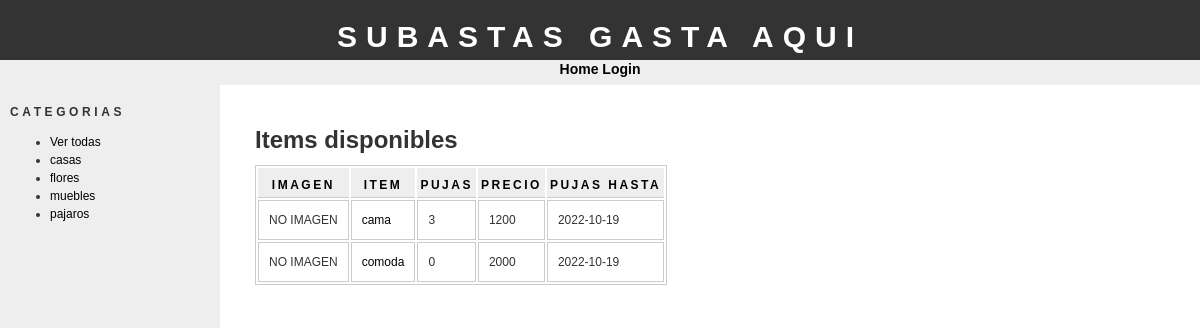
The page /index.php?id=3 on the database its author committed.
### tables this page shows
CREATE TABLE IF NOT EXISTS `categorias` (
  `id` int(11) NOT NULL AUTO_INCREMENT,
  `categoria` varchar(30) NOT NULL,
  PRIMARY KEY (`id`),
  UNIQUE KEY `index_categoria` (`id`)
);

CREATE TABLE IF NOT EXISTS `items` (
  `id` int(11) NOT NULL AUTO_INCREMENT,
  `id_cat` int(11) NOT NULL,
  `id_user` int(11) NOT NULL,
  `nombre` varchar(50) NOT NULL,
  `preciopartida` float NOT NULL,
  `descripcion` varchar(200) NOT NULL,
  `fechafin` date NOT NULL,
  PRIMARY KEY (`id`),
  KEY `FK_ITEMS_CATEGORIA` (`id_cat`),
  KEY `FK_ITEMS_USUARIOS` (`id_user`)
);

### index.php (the view, shortened to what this page needs)
<?php
    include_once 'header.php';
    function cargarItems (){
        if (!isset($_GET['id'])){
            $query = "SELECT imagenes.imagen, items.nombre, pujas.cantidad, items.preciopartida, items.fechafin
                        FROM items
                        left join pujas
                        on  pujas.id_item = items.id
                        left join imagenes
                        on imagenes.id_item = items.id
                        group by items.id;";
        }else{
            $query = "SELECT imagenes.imagen, items.nombre, pujas.cantidad, items.preciopartida, items.fechafin, items.id
                        FROM items
                        left join pujas
                        on  pujas.id_item = items.id
                        left join imagenes
                        on imagenes.id_item = items.id
                        where items.id_cat =". $_GET['id']."
                        group by items.id;";
        }
        $resultset = mysqli_query($GLOBALS["conn"], $query);
        echo "<table><h1>Items disponibles</h1>";
        echo "<tr>
                <th>Imagen</th>
                <th>Item</th>
                <th>Pujas</th>
                <th>Precio</th>
                <th>Pujas Hasta</th>
            </tr>";
        while ($row = mysqli_fetch_assoc($resultset)){
            if($row['imagen']== null)
                echo "<tr><td>NO IMAGEN</td>";
            else
                echo "<tr><td><img src='./imagenes/".$row['imagen'].".jpg'></td>";
            echo "<td><a href='itemdetalles.php?'".$row['id']."'>".$row['nombre']."</a></td>";
            if ($row['cantidad'] == null)
                echo "<td>0</td>";
            else
                echo "<td>".$row['cantidad']."</td>";
            echo "<td>".$row['preciopartida']."</td>";
            echo "<td>".$row['fechafin']."</td></tr>";
        }
        echo "</table>";
    }
?>
<!DOCTYPE html>
<html lang="en">
<head>
    <link rel="stylesheet" href="css/style.css">
</head>
<?php cargarItems()?>

### bar.php (shortened to what this page needs)
<?php
    $conn = conexion();
    $catsql = "SELECT * FROM categorias ORDER BY categoria ASC;";
    $catresult = mysqli_query($conn,$catsql);
    echo "<h1>Categorias</h1>";
    echo "<ul>";
    echo "<li><a href='index.php'>Ver todas</a></li>";
    while($catrow = mysqli_fetch_assoc($catresult)) {
        echo "<li><a href='index.php?id="
            . $catrow['id'] . "'>" . $catrow['categoria']. "</a></li>";
    }
    echo "</ul>";
?>

### css/style.css (style rules this page uses)
body { font-family: "trebuchet ms", verdana, sans-serif; font-size: 12px; line-height: 1.5em; color: #333; background: #ffffff; margin: 0; padding: 0; text-align: center; width: 100%; }
a:link { text-decoration: none; color: #000; }
#bar h1 { font-size: 12px; text-transform: uppercase; letter-spacing: 0.3em; }
table { border: thin solid #cccccc; background: #ffffff; }
th { letter-spacing: 2.5px; background: #eeeeee; color: #000000; text-transform: uppercase; text-align: center; border-top: thick solid #eeeeee; border-bottom: thin solid #cccccc; padding: 3px; }
td { border: thin solid #cccccc; padding: 10px; }

### rows shown on the page
categorias: categoria "casas"
categorias: categoria "flores"
categorias: categoria "muebles"
categorias: categoria "pajaros"
items: nombre "cama", cantidad "3", preciopartida "1200", fechafin "2022-10-19"
items: nombre "comoda", shows "0", preciopartida "2000", fechafin "2022-10-19"

### other values the page prints
NOMBREFORO "SUBASTAS GASTA AQUI"
